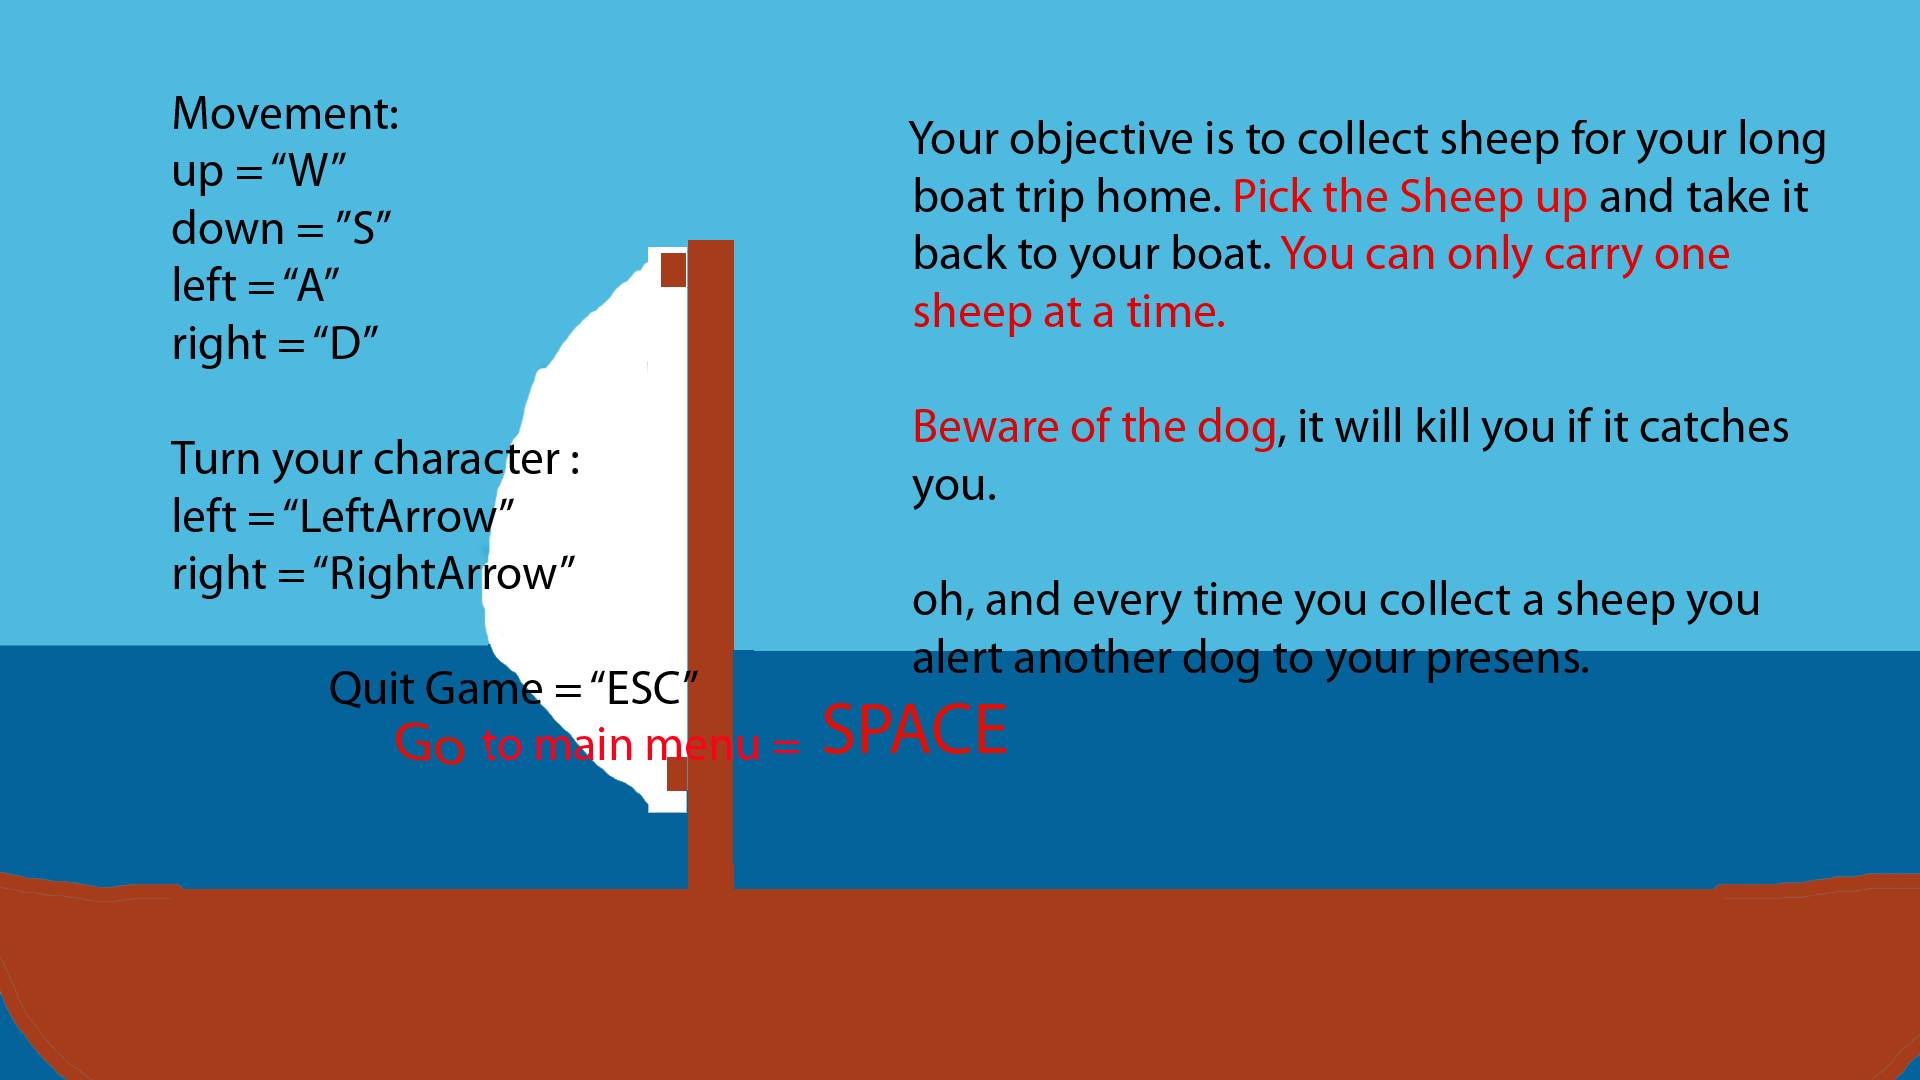

Rendered tile map (Tiled .tmx) drawn with the repository's tilesets; below, a short description and the map source with its tile grids summarised:
An orthogonal 64x36 tile map with 30x30 px tiles, 1 tile layer (Tile Layer 1).

<map version="1.0" orientation="orthogonal" width="64" height="36" tilewidth="30" tileheight="30">
 <tileset firstgid="1" name="howToPlay" tilewidth="30" tileheight="30">
  <image source="howToPlay.png" width="1920" height="1200" />
 </tileset>
 <layer name="Tile Layer 1" width="64" height="36">
  <data>[2304 cells, 2304 non-empty, 2125 distinct tile ids]</data>
 </layer>
</map>
